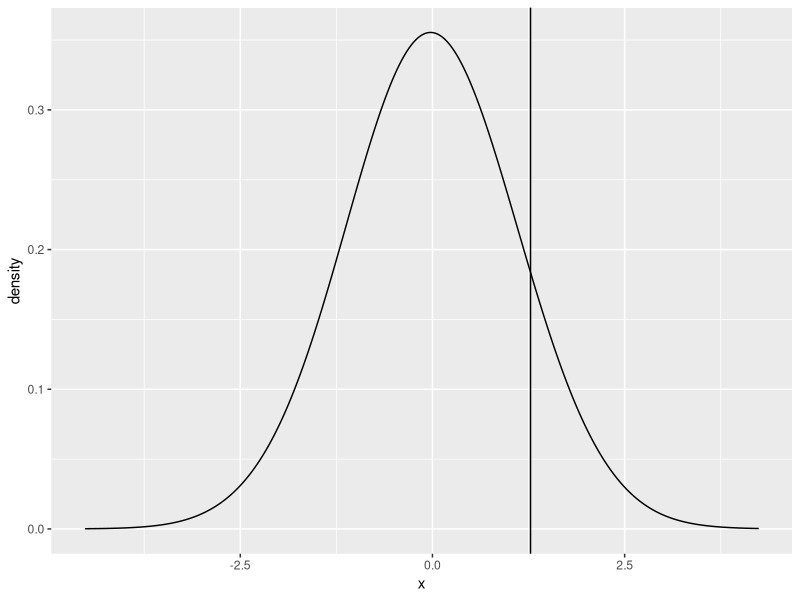

Here is the R script that generated this plot:
## ---- chunk 1
x <- round(runif(5,0,15),0)
x
mean(x)
y <- x-mean(x)
y
## ---- chunk 2
(x-mean(x))^2
sum((x-mean(x))^2)/(length(x)-1)
var(x)
## ---- chunk 3
sqrt(sum((x-mean(x))^2)/(length(x)-1))
sd(x)
## ---- chunk 4
x <- sort(round(runif(10,0,15),0))
x
quantile(x, probs = seq(0, 1, 0.25), type = 2)
## ---- chunk 5
x <- sort(c(2, 4, 7, 8, 9, 10, 10, 10, 11, 12, 12, 14, 15, 19, 25))
quantile(x, probs = seq(0, 1, 0.25), type = 2)
## ---- chunk 6
library(ggplot2)
x<-rnorm(50000,mean = 0, sd = 1)
df<-data.frame(Value = x)
y<-quantile(x,probs = .9, names = FALSE)
ggplot(df, aes(x)) + geom_density(adjust=5) + geom_vline(xintercept = y)
